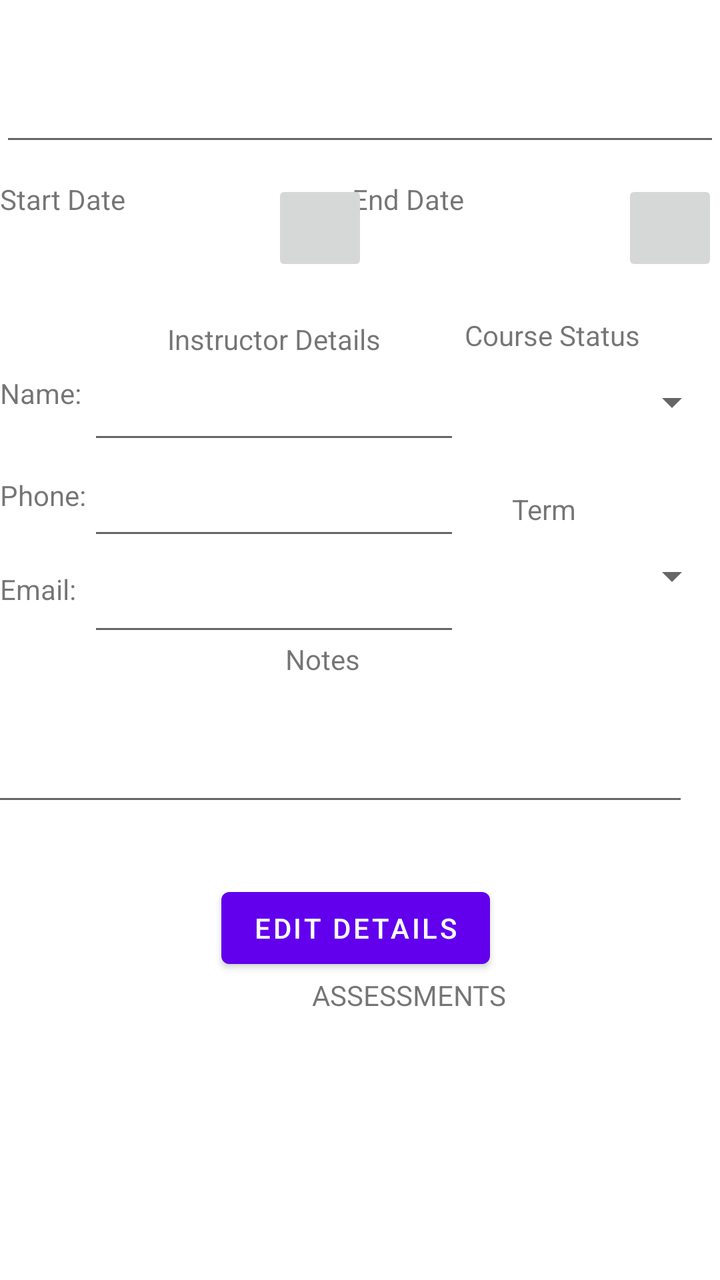
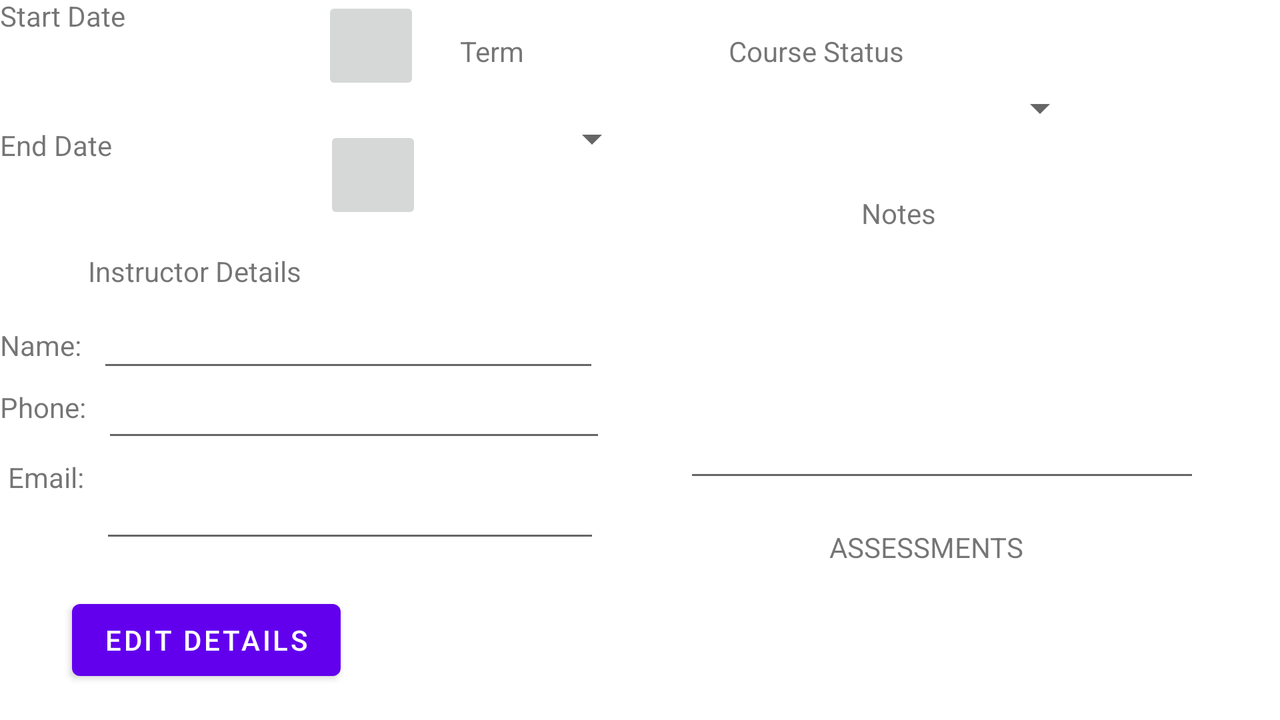

First picture: res/layout/ on a phone held upright. Second picture: the repository's own variant of that layout, on a device whose configuration matches the variant's folder. Source for both follows.
<!-- AndroidManifest.xml: application theme Theme.Dathan_Stone_C196_Task -->
<!-- res/layout/activity_course_details.xml -->
<?xml version="1.0" encoding="utf-8"?>
<androidx.constraintlayout.widget.ConstraintLayout xmlns:android="http://schemas.android.com/apk/res/android"
    xmlns:app="http://schemas.android.com/apk/res-auto"
    xmlns:tools="http://schemas.android.com/tools"
    android:layout_width="match_parent"
    android:layout_height="match_parent">

    <TextView
        android:id="@+id/textView10"
        android:layout_width="wrap_content"
        android:layout_height="wrap_content"
        android:layout_marginEnd="72dp"
        android:text="Term"
        app:layout_constraintBottom_toTopOf="@+id/course_term_details"
        app:layout_constraintEnd_toEndOf="parent" />

    <Spinner
        android:id="@+id/course_term_details"
        android:layout_width="165dp"
        android:layout_height="48dp"
        android:layout_marginBottom="8dp"
        app:layout_constraintBottom_toTopOf="@+id/textView11"
        app:layout_constraintEnd_toEndOf="parent"
        tools:ignore="SpeakableTextPresentCheck" />

    <EditText
        android:id="@+id/course_assessments_details_title"
        android:layout_width="match_parent"
        android:layout_height="wrap_content"
        android:layout_marginTop="30dp"
        android:minHeight="48dp"
        app:layout_constraintStart_toStartOf="parent"
        app:layout_constraintTop_toTopOf="parent"
        tools:ignore="SpeakableTextPresentCheck" />

    <androidx.recyclerview.widget.RecyclerView
        android:id="@+id/assessments_in_course"
        android:layout_width="wrap_content"
        android:layout_height="0dp"
        android:layout_marginTop="4dp"
        android:layout_marginEnd="1dp"
        android:clipToPadding="false"
        app:layout_constrainedHeight="true"
        app:layout_constraintBottom_toBottomOf="parent"
        app:layout_constraintEnd_toEndOf="parent"
        app:layout_constraintHorizontal_bias="0.0"
        app:layout_constraintStart_toStartOf="parent"
        app:layout_constraintTop_toBottomOf="@+id/textView"
        app:layout_constraintVertical_bias="1.0"
        tools:listitem="@layout/assessment_in_course_item" />

    <EditText
        android:id="@+id/course_notes_details"
        android:layout_width="364dp"
        android:layout_height="65dp"
        android:layout_marginTop="20dp"
        android:layout_marginEnd="16dp"
        android:gravity="top"
        android:inputType="text|textMultiLine"
        app:layout_constraintEnd_toEndOf="parent"
        app:layout_constraintTop_toBottomOf="@+id/instructor_email"
        tools:ignore="SpeakableTextPresentCheck" />

    <EditText
        android:id="@+id/instructor_name"
        android:layout_width="186dp"
        android:layout_height="48dp"
        android:layout_marginStart="44dp"
        android:layout_marginTop="40dp"
        app:layout_constraintStart_toStartOf="parent"
        app:layout_constraintTop_toBottomOf="@+id/course_details_start_date"
        tools:ignore="SpeakableTextPresentCheck" />

    <EditText
        android:id="@+id/instructor_phone_number"
        android:layout_width="186dp"
        android:layout_height="48dp"
        android:layout_marginStart="44dp"
        app:layout_constraintStart_toStartOf="parent"
        app:layout_constraintTop_toBottomOf="@+id/instructor_name"
        tools:ignore="SpeakableTextPresentCheck" />

    <EditText
        android:id="@+id/instructor_email"
        android:layout_width="186dp"
        android:layout_height="48dp"
        android:layout_marginStart="44dp"
        app:layout_constraintStart_toStartOf="parent"
        app:layout_constraintTop_toBottomOf="@+id/instructor_phone_number"
        tools:ignore="SpeakableTextPresentCheck" />

    <TextView
        android:id="@+id/textView"
        android:layout_width="wrap_content"
        android:layout_height="wrap_content"
        android:layout_marginStart="156dp"
        android:layout_marginEnd="157dp"
        android:layout_marginBottom="12dp"
        android:text="ASSESSMENTS"
        app:layout_constraintBottom_toTopOf="@+id/assessments_in_course"
        app:layout_constraintEnd_toEndOf="parent"
        app:layout_constraintHorizontal_bias="0.0"
        app:layout_constraintStart_toStartOf="parent"
        app:layout_constraintTop_toBottomOf="@+id/edit_course_details" />

    <TextView
        android:id="@+id/course_details_start_date"
        android:layout_width="184dp"
        android:layout_height="49dp"
        android:layout_marginTop="12dp"
        android:text="Start Date"
        app:layout_constraintStart_toStartOf="parent"
        app:layout_constraintTop_toBottomOf="@+id/course_assessments_details_title" />

    <TextView
        android:id="@+id/course_details_end_date"
        android:layout_width="184dp"
        android:layout_height="49dp"
        android:layout_marginTop="12dp"
        android:text="End Date"
        app:layout_constraintEnd_toEndOf="parent"
        app:layout_constraintTop_toBottomOf="@+id/course_assessments_details_title" />

    <ImageButton
        android:id="@+id/edit_term_end_date_picker"
        android:layout_width="48dp"
        android:layout_height="48dp"
        android:layout_marginEnd="1dp"
        app:layout_constraintEnd_toEndOf="parent"
        app:layout_constraintTop_toTopOf="@+id/course_details_end_date"
        app:srcCompat="@drawable/ic_baseline_calendar_today_24"
        tools:ignore="SpeakableTextPresentCheck" />

    <Button
        android:id="@+id/edit_course_details"
        android:layout_width="wrap_content"
        android:layout_height="wrap_content"
        android:layout_marginTop="32dp"
        android:text="Edit Details"
        app:layout_constraintEnd_toEndOf="parent"
        app:layout_constraintHorizontal_bias="0.49"
        app:layout_constraintStart_toStartOf="parent"
        app:layout_constraintTop_toBottomOf="@+id/course_notes_details" />

    <ImageButton
        android:id="@+id/edit_term_start_date_picker"
        android:layout_width="48dp"
        android:layout_height="48dp"
        app:layout_constraintEnd_toEndOf="@+id/course_details_start_date"
        app:layout_constraintTop_toTopOf="@+id/course_details_start_date"
        app:srcCompat="@drawable/ic_baseline_calendar_today_24"
        tools:ignore="SpeakableTextPresentCheck" />

    <TextView
        android:id="@+id/textView3"
        android:layout_width="wrap_content"
        android:layout_height="wrap_content"
        android:layout_marginTop="48dp"
        android:text="Name:"
        app:layout_constraintEnd_toStartOf="@+id/instructor_name"
        app:layout_constraintHorizontal_bias="0.0"
        app:layout_constraintStart_toStartOf="parent"
        app:layout_constraintTop_toBottomOf="@+id/course_details_start_date" />

    <TextView
        android:id="@+id/textView4"
        android:layout_width="wrap_content"
        android:layout_height="wrap_content"
        android:layout_marginTop="32dp"
        android:text="Phone:"
        app:layout_constraintEnd_toStartOf="@+id/instructor_phone_number"
        app:layout_constraintHorizontal_bias="0.0"
        app:layout_constraintStart_toStartOf="parent"
        app:layout_constraintTop_toBottomOf="@+id/textView3" />

    <TextView
        android:id="@+id/textView5"
        android:layout_width="wrap_content"
        android:layout_height="wrap_content"
        android:layout_marginTop="28dp"
        android:text="Email:"
        app:layout_constraintEnd_toStartOf="@+id/instructor_email"
        app:layout_constraintHorizontal_bias="0.0"
        app:layout_constraintStart_toStartOf="parent"
        app:layout_constraintTop_toBottomOf="@+id/textView4" />

    <TextView
        android:id="@+id/textView6"
        android:layout_width="wrap_content"
        android:layout_height="wrap_content"
        android:text="Instructor Details"
        app:layout_constraintBottom_toTopOf="@+id/instructor_name"
        app:layout_constraintEnd_toEndOf="@+id/instructor_name"
        app:layout_constraintStart_toStartOf="@+id/instructor_name" />

    <Spinner
        android:id="@+id/course_status_details"
        android:layout_width="165dp"
        android:layout_height="48dp"
        android:layout_marginBottom="20dp"
        app:layout_constraintBottom_toTopOf="@+id/textView10"
        app:layout_constraintEnd_toEndOf="parent"
        tools:ignore="SpeakableTextPresentCheck" />

    <TextView
        android:id="@+id/textView9"
        android:layout_width="wrap_content"
        android:layout_height="wrap_content"
        android:layout_marginEnd="40dp"
        android:text="Course Status"
        app:layout_constraintBottom_toTopOf="@+id/course_status_details"
        app:layout_constraintEnd_toEndOf="parent" />

    <TextView
        android:id="@+id/textView11"
        android:layout_width="wrap_content"
        android:layout_height="wrap_content"
        android:layout_marginEnd="180dp"
        android:layout_marginBottom="4dp"
        android:text="Notes"
        app:layout_constraintBottom_toTopOf="@+id/course_notes_details"
        app:layout_constraintEnd_toEndOf="parent" />


</androidx.constraintlayout.widget.ConstraintLayout>
<!-- res/layout/assessment_in_course_item.xml (included above) -->
<?xml version="1.0" encoding="utf-8"?>
<androidx.constraintlayout.widget.ConstraintLayout xmlns:android="http://schemas.android.com/apk/res/android"
    xmlns:app="http://schemas.android.com/apk/res-auto"
    xmlns:tools="http://schemas.android.com/tools"
    android:layout_width="match_parent"
    android:layout_height="wrap_content"
    android:layout_marginEnd="8dp"
    android:layout_marginStart="8dp"
    android:layout_marginTop="8dp">

    <RelativeLayout
        android:layout_width="match_parent"
        android:layout_height="wrap_content"
        android:padding="8dp"
        tools:ignore="MissingConstraints">

        <TextView
            android:id="@+id/assessment_in_course_title"
            android:layout_width="wrap_content"
            android:layout_height="wrap_content"
            android:layout_alignParentStart="true"
            android:layout_marginStart="9dp"
            android:maxLines="1"
            android:text="Assessment Title"
            android:textAppearance="@style/TextAppearance.AppCompat.Large">

        </TextView>

        <ImageButton
            android:id="@+id/remove_assessment_button"
            android:layout_width="wrap_content"
            android:layout_height="wrap_content"
            android:layout_alignParentEnd="true"
            android:layout_marginEnd="14dp"
            app:srcCompat="@drawable/ic_baseline_delete_24"
            tools:ignore="SpeakableTextPresentCheck,TouchTargetSizeCheck" />


    </RelativeLayout>

</androidx.constraintlayout.widget.ConstraintLayout>
<!-- resources referenced by this layout -->
<resources>
  <style name="Theme.Dathan_Stone_C196_Task" parent="Theme.MaterialComponents.DayNight.DarkActionBar">
          
          <item name="colorPrimary">@color/purple_500</item>
          <item name="colorPrimaryVariant">@color/purple_700</item>
          <item name="colorOnPrimary">@color/white</item>
          
          <item name="colorSecondary">@color/teal_200</item>
          <item name="colorSecondaryVariant">@color/teal_700</item>
          <item name="colorOnSecondary">@color/black</item>
          
          <item name="android:statusBarColor" tools:targetApi="l">?attr/colorPrimaryVariant</item>
          
      </style>
</resources>
<!-- res/layout-land/activity_course_details.xml (the repository's variant of the layout above) -->
<!-- drawn on the phone turned sideways -->
<?xml version="1.0" encoding="utf-8"?>
<androidx.constraintlayout.widget.ConstraintLayout xmlns:android="http://schemas.android.com/apk/res/android"
    xmlns:app="http://schemas.android.com/apk/res-auto"
    xmlns:tools="http://schemas.android.com/tools"
    android:layout_width="match_parent"
    android:layout_height="match_parent">

    <TextView
        android:id="@+id/textView10"
        android:layout_width="wrap_content"
        android:layout_height="wrap_content"
        android:layout_marginStart="52dp"
        android:layout_marginTop="16dp"
        android:text="Term"
        app:layout_constraintStart_toEndOf="@+id/course_assessments_details_title"
        app:layout_constraintTop_toTopOf="parent" />

    <Spinner
        android:id="@+id/course_term_details"
        android:layout_width="180dp"
        android:layout_height="0dp"
        android:layout_marginTop="35dp"
        android:layout_marginEnd="44dp"
        android:layout_marginBottom="187dp"
        app:layout_constraintBottom_toTopOf="@+id/assessments_in_course"
        app:layout_constraintEnd_toStartOf="@+id/course_status_details"
        app:layout_constraintTop_toTopOf="parent"
        tools:ignore="SpeakableTextPresentCheck" />

    <EditText
        android:id="@+id/course_assessments_details_title"
        android:layout_width="178dp"
        android:layout_height="0dp"
        android:layout_marginBottom="165dp"
        android:minHeight="48dp"
        app:layout_constraintBottom_toTopOf="@+id/textView3"
        app:layout_constraintStart_toStartOf="parent"
        app:layout_constraintTop_toTopOf="parent"
        tools:ignore="SpeakableTextPresentCheck" />

    <androidx.recyclerview.widget.RecyclerView
        android:id="@+id/assessments_in_course"
        android:layout_width="322dp"
        android:layout_height="0dp"
        android:clipToPadding="false"
        app:layout_constrainedHeight="true"
        app:layout_constraintBottom_toBottomOf="parent"
        app:layout_constraintEnd_toEndOf="parent"
        app:layout_constraintTop_toBottomOf="@+id/course_term_details"
        tools:listitem="@layout/assessment_in_course_item" />

    <EditText
        android:id="@+id/course_notes_details"
        android:layout_width="258dp"
        android:layout_height="54dp"
        android:layout_marginTop="76dp"
        android:layout_marginEnd="40dp"
        android:gravity="top"
        android:inputType="text|textMultiLine"
        android:textSize="10sp"
        app:layout_constraintEnd_toEndOf="parent"
        app:layout_constraintTop_toBottomOf="@+id/textView11"
        tools:ignore="SpeakableTextPresentCheck" />

    <EditText
        android:id="@+id/instructor_name"
        android:layout_width="251dp"
        android:layout_height="34dp"
        android:layout_marginStart="8dp"
        android:layout_marginTop="12dp"
        android:textSize="10sp"
        app:layout_constraintStart_toEndOf="@+id/textView3"
        app:layout_constraintTop_toBottomOf="@+id/textView6"
        tools:ignore="SpeakableTextPresentCheck" />

    <EditText
        android:id="@+id/instructor_phone_number"
        android:layout_width="252dp"
        android:layout_height="31dp"
        android:layout_marginStart="8dp"
        android:layout_marginTop="4dp"
        android:textSize="10sp"
        app:layout_constraintStart_toEndOf="@+id/textView4"
        app:layout_constraintTop_toBottomOf="@+id/instructor_name"
        tools:ignore="SpeakableTextPresentCheck" />

    <EditText
        android:id="@+id/instructor_email"
        android:layout_width="250dp"
        android:layout_height="48dp"
        android:layout_marginStart="8dp"
        android:layout_marginBottom="12dp"
        android:textSize="10sp"
        app:layout_constraintBottom_toTopOf="@+id/edit_course_details"
        app:layout_constraintStart_toEndOf="@+id/textView5"
        app:layout_constraintTop_toBottomOf="@+id/instructor_phone_number"
        app:layout_constraintVertical_bias="0.23"
        tools:ignore="SpeakableTextPresentCheck" />

    <TextView
        android:id="@+id/textView"
        android:layout_width="wrap_content"
        android:layout_height="wrap_content"
        android:layout_marginEnd="128dp"
        android:layout_marginBottom="8dp"
        android:text="ASSESSMENTS"
        app:layout_constraintBottom_toTopOf="@+id/assessments_in_course"
        app:layout_constraintEnd_toEndOf="parent" />

    <TextView
        android:id="@+id/course_details_start_date"
        android:layout_width="210dp"
        android:layout_height="53dp"
        android:text="Start Date"
        app:layout_constraintStart_toStartOf="parent"
        app:layout_constraintTop_toBottomOf="@+id/course_assessments_details_title" />

    <TextView
        android:id="@+id/course_details_end_date"
        android:layout_width="211dp"
        android:layout_height="51dp"
        android:layout_marginTop="12dp"
        android:text="End Date"
        app:layout_constraintStart_toStartOf="parent"
        app:layout_constraintTop_toBottomOf="@+id/course_details_start_date" />

    <ImageButton
        android:id="@+id/edit_term_end_date_picker"
        android:layout_width="49dp"
        android:layout_height="49dp"
        app:layout_constraintEnd_toEndOf="@+id/course_details_end_date"
        app:layout_constraintTop_toTopOf="@+id/course_details_end_date"
        app:srcCompat="@drawable/ic_baseline_calendar_today_24"
        tools:ignore="SpeakableTextPresentCheck" />

    <Button
        android:id="@+id/edit_course_details"
        android:layout_width="wrap_content"
        android:layout_height="wrap_content"
        android:layout_marginStart="36dp"
        android:layout_marginBottom="16dp"
        android:text="Edit Details"
        app:layout_constraintBottom_toBottomOf="parent"
        app:layout_constraintStart_toStartOf="parent" />

    <ImageButton
        android:id="@+id/edit_term_start_date_picker"
        android:layout_width="49dp"
        android:layout_height="49dp"
        app:layout_constraintEnd_toEndOf="@+id/course_details_start_date"
        app:layout_constraintTop_toBottomOf="@+id/course_assessments_details_title"
        app:srcCompat="@drawable/ic_baseline_calendar_today_24"
        tools:ignore="SpeakableTextPresentCheck" />

    <TextView
        android:id="@+id/textView3"
        android:layout_width="wrap_content"
        android:layout_height="wrap_content"
        android:layout_marginBottom="178dp"
        android:text="Name:"
        app:layout_constraintBottom_toBottomOf="parent"
        app:layout_constraintStart_toStartOf="parent"
        app:layout_constraintTop_toBottomOf="@+id/course_assessments_details_title" />

    <TextView
        android:id="@+id/textView4"
        android:layout_width="wrap_content"
        android:layout_height="wrap_content"
        android:layout_marginTop="12dp"
        android:text="Phone:"
        app:layout_constraintStart_toStartOf="parent"
        app:layout_constraintTop_toBottomOf="@+id/textView3" />

    <TextView
        android:id="@+id/textView5"
        android:layout_width="wrap_content"
        android:layout_height="wrap_content"
        android:layout_marginStart="4dp"
        android:layout_marginTop="16dp"
        android:text="Email:"
        app:layout_constraintStart_toStartOf="parent"
        app:layout_constraintTop_toBottomOf="@+id/textView4" />

    <TextView
        android:id="@+id/textView6"
        android:layout_width="wrap_content"
        android:layout_height="wrap_content"
        android:layout_marginStart="44dp"
        android:layout_marginTop="12dp"
        android:text="Instructor Details"
        app:layout_constraintStart_toStartOf="parent"
        app:layout_constraintTop_toBottomOf="@+id/course_details_end_date" />

    <Spinner
        android:id="@+id/course_status_details"
        android:layout_width="180dp"
        android:layout_height="38dp"
        android:layout_marginEnd="96dp"
        app:layout_constraintEnd_toEndOf="parent"
        app:layout_constraintTop_toBottomOf="@+id/textView9"
        tools:ignore="SpeakableTextPresentCheck" />

    <TextView
        android:id="@+id/textView9"
        android:layout_width="wrap_content"
        android:layout_height="wrap_content"
        android:layout_marginTop="16dp"
        android:layout_marginEnd="188dp"
        android:text="Course Status"
        app:layout_constraintEnd_toEndOf="parent"
        app:layout_constraintTop_toTopOf="parent" />

    <TextView
        android:id="@+id/textView11"
        android:layout_width="wrap_content"
        android:layout_height="wrap_content"
        android:layout_marginTop="24dp"
        android:layout_marginEnd="172dp"
        android:text="Notes"
        app:layout_constraintEnd_toEndOf="parent"
        app:layout_constraintTop_toBottomOf="@+id/course_status_details" />


</androidx.constraintlayout.widget.ConstraintLayout>
